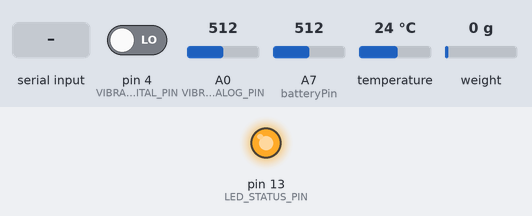
The sketch below on a simulated Arduino Uno, built with avr-gcc and run on an emulated ATmega328P. On the bench: output pins drawn as LEDs (lit = HIGH). The inputs (shaded band) are chosen by the test bench; at power-on: weight on the scale 0 g, pin 4 (VIBRATION_DIGITAL_PIN) LOW, A0 (VIBRATION_ANALOG_PIN) = 512, A7 (batteryPin) = 512, temperature 24 °C. What the sketch prints to the serial monitor is not drawn.

Above: at 5.4 s.
5.5 s: weight on the scale set to 918 g
9.0 s: weight on the scale set to 1042 g
At 11.3 s:
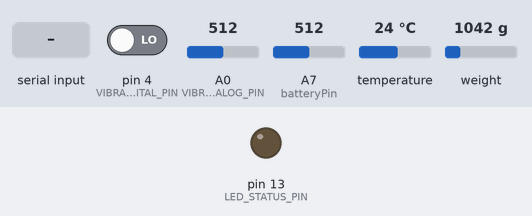
21.1 s: "TARE\n" received over Serial
At 23.3 s:
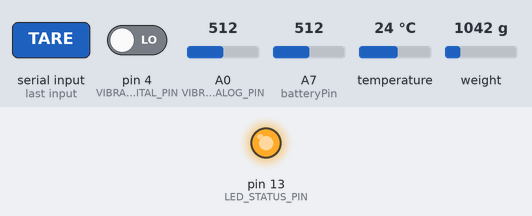
Timing chart, 0 to 24.8 s (numbered marks = the images above; inputs shaded):
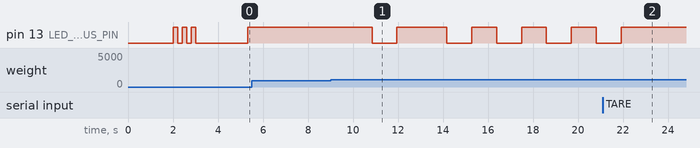

Measured:
- the behaviour switches between 1000 and 1001 g on weight on the scale (found by bisection; images 0 and 1)
- after the input at 5.5 s, every drawn part: stays the same
- after the input at 9.0 s, pin 13 (LED_STATUS_PIN): goes LOW 1.1 s, HIGH 2.2 s, 3 × (LOW 1.1 s, HIGH 1.1 s), then LOW, starting after 1.8 s
- after the input at 21.1 s, pin 13 (LED_STATUS_PIN): goes on until 21.9 s, then stays HIGH

The sketch:

sensor_reader.ino
```cpp
/*
  Setu AI - Infrastructure Monitoring Sensor Reader

  This Arduino sketch reads multiple sensors and outputs data in JSON format
  for real-time infrastructure monitoring.

  Sensors:
  - Strain Gauge (Analog)
  - Vibration Sensor (Analog/Digital)
  - Temperature Sensor (DS18B20 or Analog)
  - Accelerometer (Optional - MPU6050)

  Hardware Requirements:
  - Arduino Uno/Nano/ESP32
  - Strain gauge with HX711 amplifier
  - Vibration sensor (SW-420 or similar)
  - Temperature sensor (DS18B20 or LM35)
  - Optional: MPU6050 accelerometer
*/

#include <ArduinoJson.h>
#include <OneWire.h>
#include <DallasTemperature.h>

// Pin Definitions
#define STRAIN_GAUGE_DT_PIN   2    // HX711 DT pin
#define STRAIN_GAUGE_SCK_PIN  3    // HX711 SCK pin
#define VIBRATION_ANALOG_PIN  A0   // Vibration sensor analog pin
#define VIBRATION_DIGITAL_PIN 4    // Vibration sensor digital pin
#define TEMPERATURE_PIN       5    // DS18B20 temperature sensor pin
#define LED_STATUS_PIN        13   // Status LED

// Temperature sensor setup
OneWire oneWire(TEMPERATURE_PIN);
DallasTemperature temperatureSensor(&oneWire);

// HX711 Strain Gauge Library (install HX711 library)
#include "HX711.h"
HX711 strainGauge;

// Global variables
struct SensorData {
  float strain;      // Strain in microstrains (µε)
  float vibration;   // Vibration frequency in Hz
  float temperature; // Temperature in Celsius
  float acceleration_x; // X-axis acceleration (if using MPU6050)
  float acceleration_y; // Y-axis acceleration
  float acceleration_z; // Z-axis acceleration
  unsigned long timestamp; // Timestamp in milliseconds
  String status;     // Status: "normal", "warning", "critical"
};

SensorData sensorData;
unsigned long lastReading = 0;
const unsigned long READING_INTERVAL = 1000; // Read every 1 second

// Calibration values (adjust based on your sensors)
const float STRAIN_CALIBRATION_FACTOR = 2280.0; // HX711 calibration
const float VIBRATION_SENSITIVITY = 0.5;        // Vibration sensor sensitivity
const long STRAIN_OFFSET = 0;                   // Zero offset for strain gauge

void setup() {
  Serial.begin(115200);
  Serial.println(F("{\"status\":\"initializing\",\"message\":\"Setu AI Sensor System Starting...\"}"));

  // Initialize pins
  pinMode(LED_STATUS_PIN, OUTPUT);
  pinMode(VIBRATION_DIGITAL_PIN, INPUT);

  // Initialize sensors
  initializeStrainGauge();
  initializeTemperatureSensor();

  // Blink LED to show initialization
  for(int i = 0; i < 3; i++) {
    digitalWrite(LED_STATUS_PIN, HIGH);
    delay(200);
    digitalWrite(LED_STATUS_PIN, LOW);
    delay(200);
  }

  Serial.println(F("{\"status\":\"ready\",\"message\":\"All sensors initialized successfully\"}"));
  delay(1000);
}

void loop() {
  unsigned long currentTime = millis();

  if (currentTime - lastReading >= READING_INTERVAL) {
    // Read all sensors
    readSensorData();

    // Determine status based on readings
    determineStatus();

    // Output JSON data
    outputJSONData();

    // Update LED based on status
    updateStatusLED();

    lastReading = currentTime;
  }

  // Small delay to prevent overwhelming the serial port
  delay(10);
}

void initializeStrainGauge() {
  strainGauge.begin(STRAIN_GAUGE_DT_PIN, STRAIN_GAUGE_SCK_PIN);

  if (strainGauge.is_ready()) {
    Serial.println(F("{\"sensor\":\"strain_gauge\",\"status\":\"ready\"}"));
    strainGauge.set_scale(STRAIN_CALIBRATION_FACTOR);
    strainGauge.set_offset(STRAIN_OFFSET);

    // Tare the scale (zero it)
    strainGauge.tare();
    delay(1000);
  } else {
    Serial.println(F("{\"sensor\":\"strain_gauge\",\"status\":\"error\",\"message\":\"HX711 not found\"}"));
  }
}

void initializeTemperatureSensor() {
  temperatureSensor.begin();
  int deviceCount = temperatureSensor.getDeviceCount();

  if (deviceCount > 0) {
    Serial.print(F("{\"sensor\":\"temperature\",\"status\":\"ready\",\"devices\":"));
    Serial.print(deviceCount);
    Serial.println(F("}"));
    temperatureSensor.setResolution(12); // Set to 12-bit resolution
  } else {
    Serial.println(F("{\"sensor\":\"temperature\",\"status\":\"error\",\"message\":\"DS18B20 not found\"}"));
  }
}

void readSensorData() {
  // Read strain gauge
  if (strainGauge.is_ready()) {
    long rawStrain = strainGauge.get_units(3); // Average of 3 readings
    sensorData.strain = abs(rawStrain); // Convert to positive microstrain
  } else {
    sensorData.strain = 0;
  }

  // Read vibration sensor
  readVibrationSensor();

  // Read temperature
  temperatureSensor.requestTemperatures();
  sensorData.temperature = temperatureSensor.getTempCByIndex(0);
  if (sensorData.temperature == DEVICE_DISCONNECTED_C) {
    sensorData.temperature = 25.0; // Default temperature if sensor fails
  }

  // Read accelerometer (if connected)
  // Note: Add MPU6050 code here if using accelerometer
  sensorData.acceleration_x = 0;
  sensorData.acceleration_y = 0;
  sensorData.acceleration_z = 0;

  sensorData.timestamp = millis();
}

void readVibrationSensor() {
  // Method 1: Analog reading for vibration intensity
  int analogValue = analogRead(VIBRATION_ANALOG_PIN);
  float voltage = analogValue * (5.0 / 1023.0);

  // Method 2: Digital reading for vibration detection
  bool vibrationDetected = digitalRead(VIBRATION_DIGITAL_PIN);

  // Calculate vibration frequency (simplified)
  static unsigned long lastVibration = 0;
  static int vibrationCount = 0;
  static unsigned long lastFrequencyCheck = 0;

  if (vibrationDetected && (millis() - lastVibration > 50)) {
    vibrationCount++;
    lastVibration = millis();
  }

  // Calculate frequency every second
  if (millis() - lastFrequencyCheck >= 1000) {
    sensorData.vibration = vibrationCount; // Hz
    vibrationCount = 0;
    lastFrequencyCheck = millis();
  }

  // If no digital sensor, use analog value to estimate vibration
  if (!vibrationDetected) {
    sensorData.vibration = map(analogValue, 0, 1023, 0, 50) / 10.0; // Scale to reasonable range
  }
}

void determineStatus() {
  // Determine overall status based on sensor thresholds
  bool critical = false;
  bool warning = false;

  // Strain thresholds (microstrains)
  if (sensorData.strain > 2000) {
    critical = true;
  } else if (sensorData.strain > 1000) {
    warning = true;
  }

  // Vibration thresholds (Hz)
  if (sensorData.vibration > 10) {
    critical = true;
  } else if (sensorData.vibration > 5) {
    warning = true;
  }

  // Temperature thresholds (Celsius)
  if (sensorData.temperature > 60 || sensorData.temperature < -10) {
    critical = true;
  } else if (sensorData.temperature > 45 || sensorData.temperature < 0) {
    warning = true;
  }

  // Set status
  if (critical) {
    sensorData.status = "critical";
  } else if (warning) {
    sensorData.status = "warning";
  } else {
    sensorData.status = "normal";
  }
}

void outputJSONData() {
  // Create JSON document
  StaticJsonDocument<512> jsonDoc;

  // Infrastructure identification
  jsonDoc["infrastructure_id"] = "BRIDGE_001";
  jsonDoc["location"] = "Delhi Metro Bridge";

  // Sensor data
  jsonDoc["timestamp"] = sensorData.timestamp;
  jsonDoc["status"] = sensorData.status;

  // Individual sensor readings
  JsonObject sensors = jsonDoc.createNestedObject("sensors");
  sensors["strain"] = round(sensorData.strain * 10) / 10.0;      // Round to 1 decimal
  sensors["vibration"] = round(sensorData.vibration * 10) / 10.0;
  sensors["temperature"] = round(sensorData.temperature * 10) / 10.0;

  // Additional data
  JsonObject accelerometer = sensors.createNestedObject("accelerometer");
  accelerometer["x"] = sensorData.acceleration_x;
  accelerometer["y"] = sensorData.acceleration_y;
  accelerometer["z"] = sensorData.acceleration_z;

  // System information
  JsonObject system = jsonDoc.createNestedObject("system");
  system["uptime"] = millis() / 1000; // Uptime in seconds
  system["free_memory"] = getFreeMemory();
  system["battery_level"] = getBatteryLevel(); // If using battery

  // Output JSON to serial
  serializeJson(jsonDoc, Serial);
  Serial.println(); // New line for proper JSON separation
}

void updateStatusLED() {
  // Update LED based on status
  if (sensorData.status == "critical") {
    // Fast blinking red
    digitalWrite(LED_STATUS_PIN, (millis() / 250) % 2);
  } else if (sensorData.status == "warning") {
    // Slow blinking orange (use PWM for brightness)
    digitalWrite(LED_STATUS_PIN, (millis() / 1000) % 2);
  } else {
    // Solid green (on)
    digitalWrite(LED_STATUS_PIN, HIGH);
  }
}

// Utility functions
int getFreeMemory() {
  // Simple memory check for Arduino
  extern int __heap_start, *__brkval;
  int v;
  return (int) &v - (__brkval == 0 ? (int) &__heap_start : (int) __brkval);
}

float getBatteryLevel() {
  // Read battery voltage if using battery power
  // Adjust based on your voltage divider circuit
  int batteryPin = A7; // Assuming battery voltage divider on A7
  int rawValue = analogRead(batteryPin);
  float voltage = rawValue * (5.0 / 1023.0) * 2; // Assuming 2:1 voltage divider

  // Convert to percentage (assuming 3.3V - 4.2V range for Li-ion)
  float percentage = map(voltage * 100, 330, 420, 0, 100);
  return constrain(percentage, 0, 100);
}

// Commands from serial (for calibration and testing)
void serialEvent() {
  if (Serial.available()) {
    String command = Serial.readStringUntil('\n');
    command.trim();

    if (command == "TARE") {
      strainGauge.tare();
      Serial.println(F("{\"command\":\"tare\",\"status\":\"completed\"}"));
    } else if (command == "CALIBRATE") {
      Serial.println(F("{\"command\":\"calibrate\",\"message\":\"Place known weight and send weight value\"}"));
    } else if (command.startsWith("WEIGHT:")) {
      float knownWeight = command.substring(7).toFloat();
      float reading = strainGauge.get_units(10);
      float factor = reading / knownWeight;
      strainGauge.set_scale(factor);

      Serial.print(F("{\"command\":\"calibrate\",\"factor\":"));
      Serial.print(factor);
      Serial.println(F(",\"status\":\"completed\"}"));
    } else if (command == "STATUS") {
      Serial.println(F("{\"command\":\"status\",\"all_systems\":\"operational\"}"));
    }
  }
}
```
